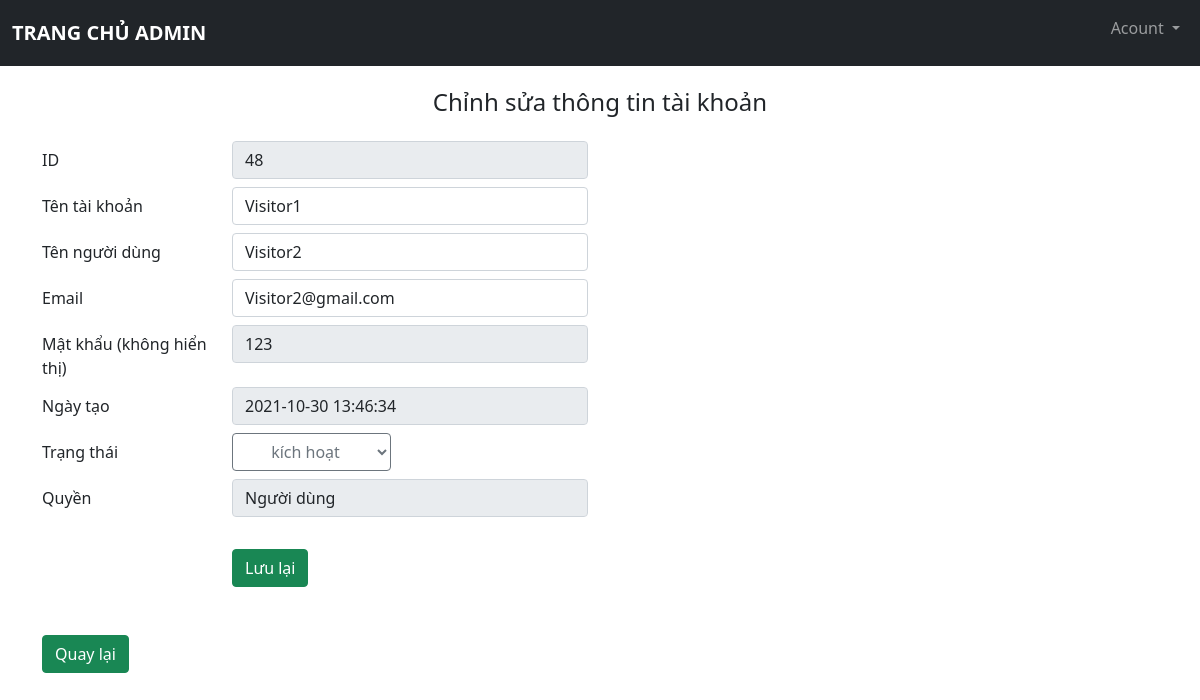
Page /src/admin/chinhsuataikhoan.php?id=48 (signed in) on the committed database.
### tables this page shows
CREATE TABLE `tb_taikhoan` (
  `id_taikhoan` int(10) UNSIGNED NOT NULL,
  `tentaikhoan` varchar(60) NOT NULL,
  `matkhau` varchar(150) NOT NULL,
  `ngaytao` datetime DEFAULT current_timestamp(),
  `email` varchar(255) NOT NULL,
  `code` varchar(255) NOT NULL,
  `trangthai` tinyint(1) NOT NULL,
  `muc` tinyint(1) NOT NULL,
  `tennguoidung` varchar(100) NOT NULL,
  `tk_khach` tinyint(1) NOT NULL
);

### src/admin/chinhsuataikhoan.php (the view, shortened to what this page needs)
<?php
    include './menu_footer/menu.php';
?>
    <div class="container">
        <form action="" method="post">
            <h4 class="mt-4 mb-4 text-center">Chỉnh sửa thông tin tài khoản</h4>
                <?php
                    $id_taikhoan = $_GET['id'];
                    include '../config/config.php';
                    $sql = "SELECT * FROM tb_taikhoan WHERE id_taikhoan = '$id_taikhoan'";
                    $result = mysqli_query($conn,$sql);
                        if(mysqli_num_rows($result)>0){
                            while($row = mysqli_fetch_assoc($result)){
                ?>
                    <div class="form-group row">
                        <label for="id_taikhoan" class="col-sm-2 col-form-label">ID</label>
                        <div class="col-sm-4">
                            <input type="text" class="form-control mb-2" id="id_taikhoan" name="id_taikhoan" disabled value = "<?php echo $row['id_taikhoan']?>">
                        </div>
                    </div>
                    <div class="form-group row">
                        <label for="tentaikhoan" class="col-sm-2 col-form-label">Tên tài khoản</label>
                        <div class="col-sm-4">
                            <input type="text" class="form-control mb-2" id="tentaikhoan" name="tentaikhoan" value = "<?php echo $row['tentaikhoan']?>">
                        </div>
                    </div>
                    <div class="form-group row">
                        <label for="tennguoidung" class="col-sm-2 col-form-label">Tên người dùng</label>
                        <div class="col-sm-4">
                            <input type="text" class="form-control mb-2" id="tennguoidung" name="tennguoidung" value = "<?php echo $row['tennguoidung']?>">
                        </div>
                    </div>
                    <div class="form-group row">
                        <label for="email" class="col-sm-2 col-form-label">Email</label>
                        <div class="col-sm-4">
                            <input type="email" class="form-control mb-2" id="email" name="email" value = "<?php echo $row['email']?>">
                        </div>
                    </div>
                    <div class="form-group row">
                        <label for="matkhau" class="col-sm-2 col-form-label">Mật khẩu (không hiển thị)</label>
                        <div class="col-sm-4">
                            <input type="text" class="form-control mb-2" id="matkhau" name="matkhau" disabled value = "<?php echo $row['matkhau']?>">
                        </div>
                    </div>
                    <div class="form-group row">
                        <label for="ngaytao" class="col-sm-2 col-form-label">Ngày tạo</label>
                        <div class="col-sm-4">
                            <input type="text" class="form-control mb-2" id="ngaytao" name="ngaytao" disabled value = "<?php echo $row['ngaytao']?>">
                        </div>
                    </div>
                    <?php
                        if($row['trangthai'] == '1'){
                            $trangthai = "kích hoạt";
                        }else{
                            $trangthai = "Chưa kích hoạt";
                        }
                    ?>
                    <div class="form-group row">
                        <label for="trangthai" class="col-sm-2 col-form-label">Trạng thái</label>
                        <div class="col-sm-4">
                            <select name="trangthai" id="trangthai" class="btn btn-outline-secondary">
                                <option value="<?php echo $row['trangthai']?>"><?php echo $trangthai ?></option>
                            </select>
                        </div>
                    </div>
                    <div class="form-group row mt-2">
                        <label for="muc" class="col-sm-2 col-form-label">Quyền</label>
                        <div class="col-sm-4">
                            <input type="text" class="form-control mb-2" id="muc" name="muc" disabled value = "<?php
                                if($row['muc'] == '1'){
                                    echo 'Quản trị hệ thống';
                                }else{
                                    echo 'Người dùng';
                                }
                            ?>">
                        </div>
                    </div>
                    <?php
                    }
                }
                ?>
                <br>
                <div class="form-group row">
                    <label for="btn" class="col-sm-2 col-form-label"></label>
                    <div class="col-sm-10">
                        <button type="submit" class="btn btn-success" id="chinhsua">Lưu lại</button>
                    </div>
                </div>
            </form>
            <div class="row mt-5">
                    <div class="col-2"><a href="http://localhost/BTL_QuanLiThongTinCaNhan/src/admin/dstaikhoan.php" class="btn btn-success">Quay lại</a></div>
                </div>
            </div>
    </div>
<?php
    include './menu_footer/footer.php';
?>

### src/admin/css/style.css (style rules this page uses)
:root { --offcanvas-width:270px; --topNavbarHeight: 56px; }

### rows in the picture
tb_taikhoan: id_taikhoan "48", tentaikhoan "Visitor1", tennguoidung "Visitor2", email "Visitor2@gmail.com", matkhau "123", ngaytao "2021-10-30 13:46:34", trangthai "kích hoạt", muc "Người dùng"
